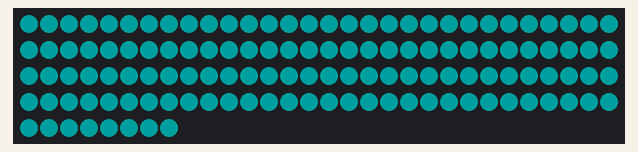
A sketch run on a simulated Arduino Uno, built with avr-gcc and run on an emulated ATmega328P. Shown: 128 RGB LEDs in strip order, left to right, continuing on the next row. Dim RGB values are drawn brighter than linear.

Above: at 4.53 s.

The sketch:

NUI_006_Matrix.ino
```cpp
#include <Adafruit_NeoPixel.h>
#ifdef __AVR__
  #include <avr/power.h>
#endif

#define PIN 6

#define NUM_LEDS 128

#define BRIGHTNESS 100

Adafruit_NeoPixel strip = Adafruit_NeoPixel(NUM_LEDS, PIN,NEO_GRB + NEO_KHZ800);

byte neopix_gamma[] = {
    0,  0,  0,  0,  0,  0,  0,  0,  0,  0,  0,  0,  0,  0,  0,  0,
    0,  0,  0,  0,  0,  0,  0,  0,  0,  0,  0,  0,  1,  1,  1,  1,
    1,  1,  1,  1,  1,  1,  1,  1,  1,  2,  2,  2,  2,  2,  2,  2,
    2,  3,  3,  3,  3,  3,  3,  3,  4,  4,  4,  4,  4,  5,  5,  5,
    5,  6,  6,  6,  6,  7,  7,  7,  7,  8,  8,  8,  9,  9,  9, 10,
   10, 10, 11, 11, 11, 12, 12, 13, 13, 13, 14, 14, 15, 15, 16, 16,
   17, 17, 18, 18, 19, 19, 20, 20, 21, 21, 22, 22, 23, 24, 24, 25,
   25, 26, 27, 27, 28, 29, 29, 30, 31, 32, 32, 33, 34, 35, 35, 36,
   37, 38, 39, 39, 40, 41, 42, 43, 44, 45, 46, 47, 48, 49, 50, 50,
   51, 52, 54, 55, 56, 57, 58, 59, 60, 61, 62, 63, 64, 66, 67, 68,
   69, 70, 72, 73, 74, 75, 77, 78, 79, 81, 82, 83, 85, 86, 87, 89,
   90, 92, 93, 95, 96, 98, 99,101,102,104,105,107,109,110,112,114,
  115,117,119,120,122,124,126,127,129,131,133,135,137,138,140,142,
  144,146,148,150,152,154,156,158,160,162,164,167,169,171,173,175,
  177,180,182,184,186,189,191,193,196,198,200,203,205,208,210,213,
  215,218,220,223,225,228,231,233,236,239,241,244,247,249,252,255 };


void setup() {
  // This is for Trinket 5V 16MHz, you can remove these three lines if you are not using a Trinket
  #if defined (__AVR_ATtiny85__)
    if (F_CPU == 16000000) clock_prescale_set(clock_div_1);
  #endif
  // End of trinket special code
  strip.setBrightness(BRIGHTNESS);
  strip.begin();
  strip.show(); // Initialize all pixels to 'off'
}

void loop() {


  pulseWhite(5);


}

void pulseWhite(uint8_t wait) {
  for(int j = 0; j < 256 ; j++){
      for(uint16_t i=0; i<strip.numPixels(); i++) {
          strip.setPixelColor(i, strip.Color(0,neopix_gamma[j],neopix_gamma[j] ) );
        }
        delay(wait);
        strip.show();
      }

  for(int j = 255; j >= 0 ; j--){

      for(uint16_t i=0; i<strip.numPixels(); i++) {
          strip.setPixelColor(i, strip.Color(0,neopix_gamma[j],neopix_gamma[j]) );
        }
        delay(wait);
        strip.show();
      }
}
```
